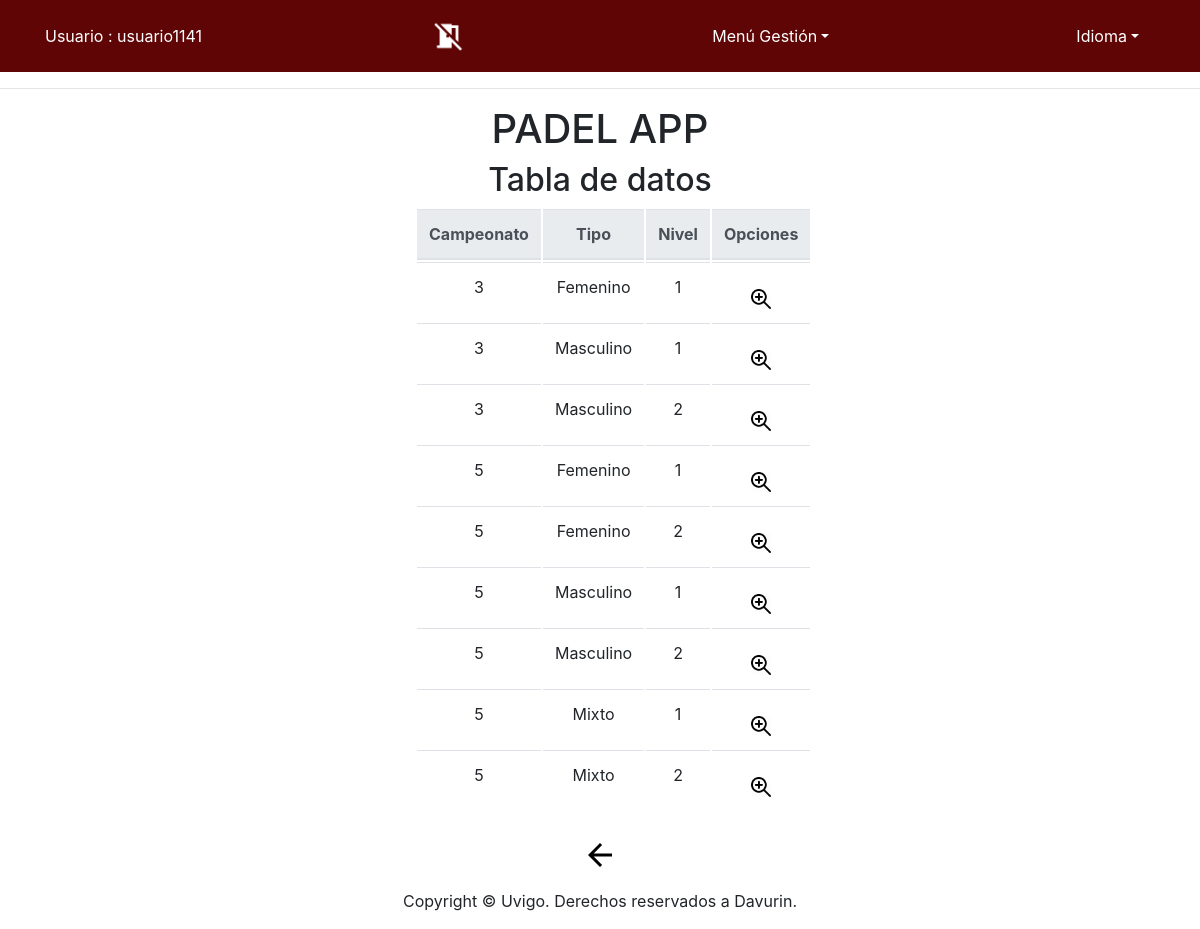
/app/Controllers/CATEGORIA_CONTROLLER.php (signed in), run on an earlier commit of the app's database.
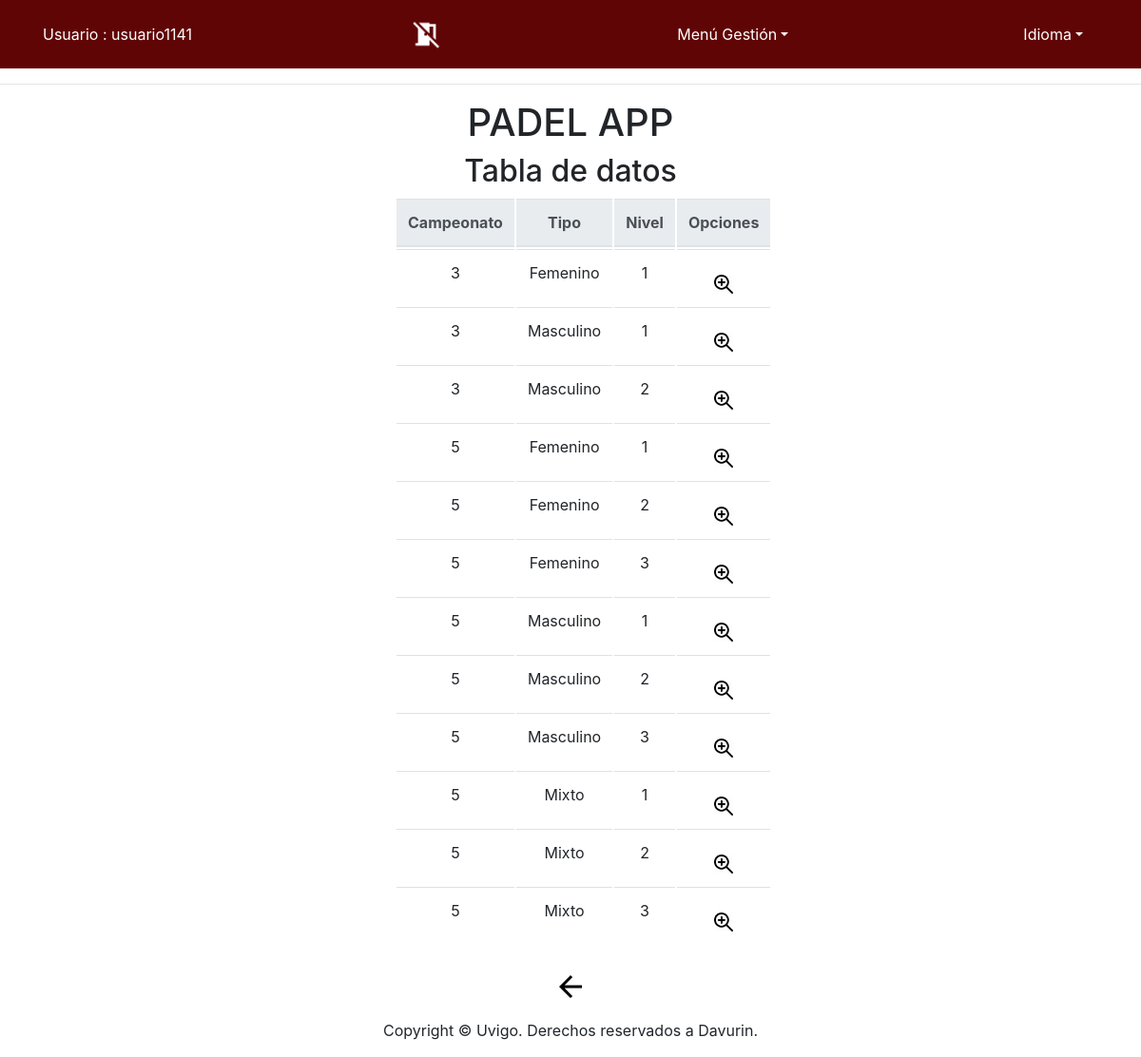
And on a later commit of the database.
### tables this page shows
CREATE TABLE IF NOT EXISTS `Categoria` (
  `IdCampeonato` INT NOT NULL,
  `Tipo` VARCHAR(10) NOT NULL,
  `Nivel` INT NOT NULL,
  PRIMARY KEY (`IdCampeonato`, `Tipo`, `Nivel`),
  INDEX `fk_Campeonato_has_Categoria_idx` (`IdCampeonato` ASC) ,
  CONSTRAINT `fk_Campeonato_has_Categoria_idx`
    FOREIGN KEY (`IdCampeonato`)
    REFERENCES `Campeonato` (`IdCampeonato`)
    ON DELETE NO ACTION
    ON UPDATE NO ACTION);

### app/Models/CATEGORIA_MODEL.php (called while the page is built, shortened)
<?php
class CATEGORIA_MODEL{
	var $IdCampeonato;
    var $Tipo;
	var $Nivel;
	var $mysqli;
	function __construct($IdCampeonato,$Tipo,$Nivel) {
		$this->IdCampeonato = $IdCampeonato;
		$this->Tipo = $Tipo;
		$this->Nivel = $Nivel;
		include_once '../Functions/BdAdmin.php';
		$this->mysqli = ConectarBD();
	}
	function SEARCH() {
		$sql = "select Cat.IdCampeonato as IdCampeonato,
					Cat.Tipo as Tipo,
					Cat.Nivel as Nivel,
					Cam.FechaIni as FechaIni,
					Cam.FechaFin as FechaFin,
					Cam.HoraIni as HoraIni,
					Cam.HoraFin as HoraFin,
					(select count(numPareja)  from Pareja where  IdCampeonato = Cat.IdCampeonato  && Tipo = Cat.Tipo  && Nivel LIKE Cat.Nivel) as numInscritos
       			from CATEGORIA Cat, CAMPEONATO Cam
    			where
    				(
					(BINARY Cat.IdCampeonato LIKE '%$this->IdCampeonato%') &&
					(BINARY Cat.Tipo LIKE '%$this->Tipo%') &&
					(BINARY Cat.Nivel LIKE '%$this->Nivel%')
					&& (Cat.IdCampeonato = Cam.IdCampeonato))
    				";
		if ( !( $resultado = $this->mysqli->query( $sql ) ) ) {
			return 'Error en la consulta sobre la base de datos';
		} else {
			return $resultado;
		}
	}
 	}
?>

### app/Functions/BdAdmin.php (called while the page is built, shortened)
<?php
function ConectarBD()
{
	    $mysqli = new mysqli("localhost", "user", "pass", "abpbase");
		return $mysqli;
}
?>

### app/Views/CATEGORIA/CATEGORIA_SHOWALL_View.php (the view, shortened to what this page needs)
<?php
class CATEGORIA_SHOWALL {
	function __construct( $lista, $datos) {
		$this->lista = $lista;
		$this->datos = $datos;
		$this->render($this->lista,$this->datos);
	}
	function render($lista,$datos){
		$this->datos = $datos;
	include '../Views/Header.php';
?>
		<div class="seccion" align="center">
			<h2>
				<?php echo $strings['Tabla de datos'];?>
			</h2>
			<div class="col-md-4" style="text-align: center">
			<table class="table">
				<thead class="thead-light">
				<tr>
<?php
					foreach ( $lista as $atributo ) {
?>
					<th>
						<?php echo $strings[$atributo]?>
					</th>
<?php
					}
?>
					<th colspan="2" >
						<?php echo $strings['Opciones']?>
					</th>
				</tr>
<?php
				while ( $fila = mysqli_fetch_array( $this->datos ) ) {
?>
				<tr>
<?php
					foreach ( $lista as $atributo ) {
?>
					<td>
<?php
							echo $fila[ $atributo ];
?>
					</td>
<?php
					}
?>
					<td>
						<form action="../Controllers/CATEGORIA_CONTROLLER.php" method="get" style="display:inline" >
								<button id ="buttonBien" type="submit" name="action" value="SHOWCURRENT" ><img src="../Views/icon/verdetalles_2.jpg" alt="<?php echo $strings['Ver en detalle']?>" width="20" height="20"/></button>
						</form>
				</tr>
<?php
				}
?>
			</thead>
			</table>
			<form action='../Controllers/USUARIO_CONTROLLER.php' method="get">
				<button id ="buttonBien" type="submit"><img src="../Views/icon/back_big2.png" alt="<?php echo $strings['Atras']?>" /></button>
			</form>
			</div>
		</div>
<?php
		include '../Views/Footer.php';
		}
		}
?>

What changed in the data, as far as the page shows it:
added categoria: IdCampeonato "5", Tipo "Femenino", Nivel "3"
added categoria: IdCampeonato "5", Tipo "Masculino", Nivel "3"
added categoria: IdCampeonato "5", Tipo "Mixto", Nivel "3"
